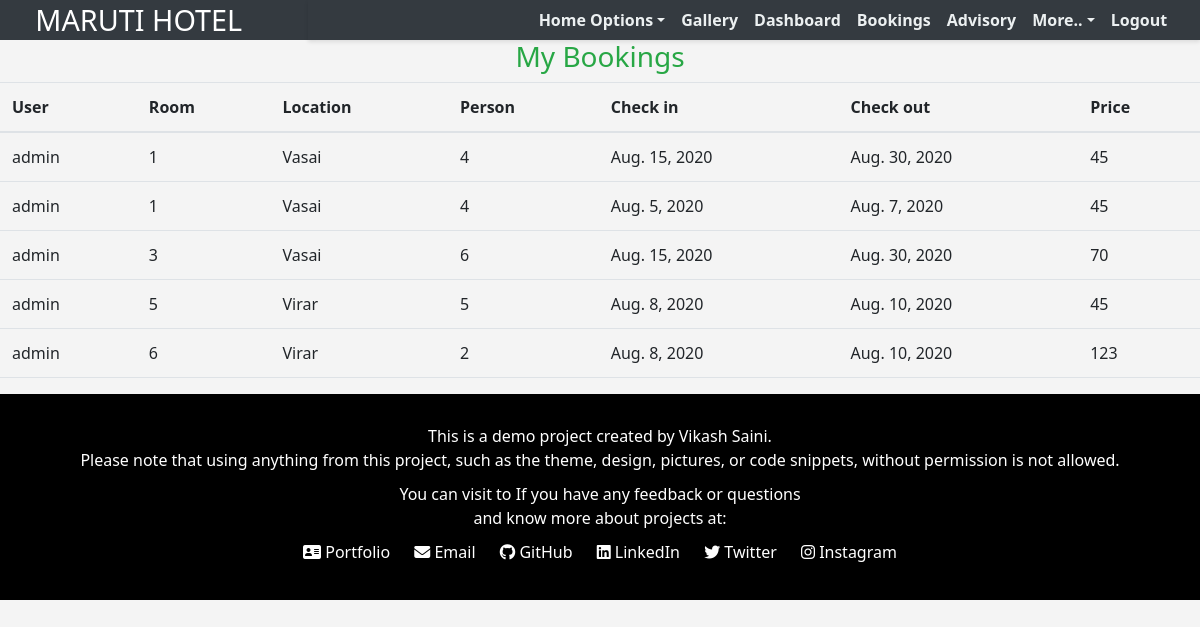
/user/bookings (signed in), run on the app's committed database.
### krishna/models.py (models this page shows, shortened)
class Reservation(models.Model):
    check_in = models.DateField(auto_now =False)
    check_out = models.DateField()
    room = models.ForeignKey(Rooms, on_delete = models.CASCADE)
    guest = models.ForeignKey(User, on_delete= models.CASCADE)
    booking_id = models.CharField(max_length=100,default="null")

class Rooms(models.Model):
    ROOM_STATUS = (
    ("1", "available"),
    ("2", "not available"),
    )
    ROOM_TYPE = (
    ("1", "premium"),
    ("2", "deluxe"),
    ("3","basic"),
    )
    room_type = models.CharField(max_length=50,choices = ROOM_TYPE)
    capacity = models.IntegerField()
    price = models.IntegerField()
    size = models.IntegerField()
    hotel = models.ForeignKey(Hotels, on_delete = models.CASCADE)
    status = models.CharField(choices =ROOM_STATUS,max_length = 15)
    roomnumber = models.IntegerField()

class Hotels(models.Model):
    name = models.CharField(max_length=30,default="krishna")
    owner = models.CharField(max_length=20)
    location = models.CharField(max_length=50)
    state = models.CharField(max_length=50,default="maharashtra")
    country = models.CharField(max_length=50,default="india")

### krishna/views.py (the view)
# urls.py: path('user/bookings', views.user_bookings,name="dashboard"),
@login_required(login_url='/user')
def user_bookings(request):
    if request.user.is_authenticated == False:
        return redirect('userloginpage')
    user = User.objects.all().get(id=request.user.id)
    print(f"request user id ={request.user.id}")
    bookings = Reservation.objects.all().filter(guest=user)
    if not bookings:
        messages.warning(request,"No Bookings Found")
    return HttpResponse(render(request,'user/mybookings.html',{'bookings':bookings}))

### templates/user/mybookings.html
{% extends 'basic.html' %} {% block title %}Dashboard {% endblock title %} {% block body %}
{% load app_tags %}
<h3 class="text-center  text-success">My Bookings </h3>
<table class="table">
    <thead>
        <th>User</th>
        <th>Room</th>
        <th>Location</th>
        <th>Person</th>
        <th>Check in</th>
        <th>Check out</th>
        <th>Price</th>
    </thead>
    {% for each_booking in bookings %}
    <tr>
        <td>{{each_booking.guest.username}}</td>
        <td>{{each_booking.room.roomnumber}}</td>
        <td>{{each_booking.room.hotel.location}}</td>
        <td>{{each_booking.room.capacity}}</td>
        <td>{{each_booking.check_in}}</td>
        <td>{{each_booking.check_out}}</td>
        <td>{{each_booking.room.price}}</td>
    </tr>
    {% endfor %}
</table>
{% endblock body %}

### templates/basic.html (style rules this page uses)
body { font-family: 'Arial', sans-serif; margin: 0; padding: 0; background-color: #f4f4f4; color: #333; }
body { font-family: 'Segoe UI', Tahoma, Geneva, Verdana, sans-serif; margin: 0; padding: 0; }

### data on the page
Reservation: guest.username "admin", room.roomnumber "1", room.hotel.location "Vasai", room.capacity "4", check_in "Aug. 15, 2020", check_out "Aug. 30, 2020", room.price "45"
Reservation: guest.username "admin", room.roomnumber "1", room.hotel.location "Vasai", room.capacity "4", check_in "Aug. 5, 2020", check_out "Aug. 7, 2020", room.price "45"
Reservation: guest.username "admin", room.roomnumber "3", room.hotel.location "Vasai", room.capacity "6", check_in "Aug. 15, 2020", check_out "Aug. 30, 2020", room.price "70"
Reservation: guest.username "admin", room.roomnumber "5", room.hotel.location "Virar", room.capacity "5", check_in "Aug. 8, 2020", check_out "Aug. 10, 2020", room.price "45"
Reservation: guest.username "admin", room.roomnumber "6", room.hotel.location "Virar", room.capacity "2", check_in "Aug. 8, 2020", check_out "Aug. 10, 2020", room.price "123"
